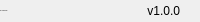
              <widget class="QFrame" name="bottomBar">
               <property name="minimumSize">
                <size>
                 <width>0</width>
                 <height>22</height>
                </size>
               </property>
               <property name="maximumSize">
                <size>
                 <width>16777215</width>
                 <height>22</height>
                </size>
               </property>
               <property name="frameShape">
                <enum>QFrame::NoFrame</enum>
               </property>
               <property name="frameShadow">
                <enum>QFrame::Raised</enum>
               </property>
               <layout class="QHBoxLayout" name="horizontalLayout_5">
                <property name="spacing">
                 <number>0</number>
                </property>
                <property name="leftMargin">
                 <number>0</number>
                </property>
                <property name="topMargin">
                 <number>0</number>
                </property>
                <property name="rightMargin">
                 <number>0</number>
                </property>
                <property name="bottomMargin">
                 <number>0</number>
                </property>
                <item>
                 <widget class="QLabel" name="creditsLabel">
                  <property name="maximumSize">
                   <size>
                    <width>16777215</width>
                    <height>16</height>
                   </size>
                  </property>
                  <property name="font">
                   <font>
                    <family>Segoe UI</family>
                    <pointsize>-1</pointsize>
                    <italic>false</italic>
                    <bold>false</bold>
                   </font>
                  </property>
                  <property name="text">
                   <string>By: LongWei Mei</string>
                  </property>
                  <property name="alignment">
                   <set>Qt::AlignLeading|Qt::AlignLeft|Qt::AlignVCenter</set>
                  </property>
                 </widget>
                </item>
                <item>
                 <widget class="QLabel" name="version">
                  <property name="text">
                   <string>v1.0.0</string>
                  </property>
                  <property name="alignment">
                   <set>Qt::AlignRight|Qt::AlignTrailing|Qt::AlignVCenter</set>
                  </property>
                 </widget>
                </item>
                <item>
                 <widget class="QFrame" name="frame_size_grip">
                  <property name="minimumSize">
                   <size>
                    <width>20</width>
                    <height>0</height>
                   </size>
                  </property>
                  <property name="maximumSize">
                   <size>
                    <width>20</width>
                    <height>16777215</height>
                   </size>
                  </property>
                  <property name="frameShape">
                   <enum>QFrame::NoFrame</enum>
                  </property>
                  <property name="frameShadow">
                   <enum>QFrame::Raised</enum>
                  </property>
                 </widget>
                </item>
               </layout>
              </widget>
